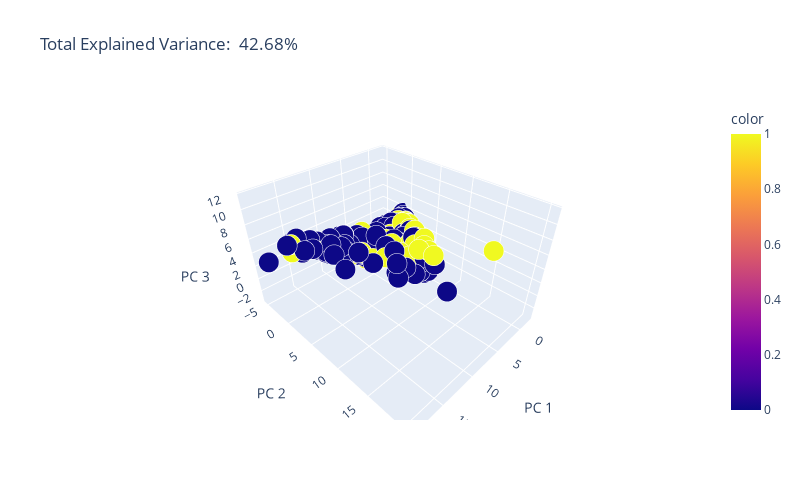

Notebook code cell kept with this figure:
### Markdown cell above
##### PCA

### Code cell
pca = PCA(n_components = 3)
components = pca.fit_transform(X_train)

total_var = pca.explained_variance_ratio_.sum() * 100

fig = px.scatter_3d(
    components, x = 0, y = 1, z = 2, color = y, size = 0.1 * np.ones(len(X_train)), opacity = 1,
    title = f'Total Explained Variance: {total_var: .2f}%',
    labels = {'0': 'PC 1', '1': 'PC 2', '2': 'PC 3'},
    width = 800, height = 500
)

fig.show()

### Figure 1 — Plotly figure (JSON) as saved in the notebook; plotly's stock layout.template omitted (floating-point values rounded to 4 significant figures; data arrays with more than 128 entries replaced by an {"elided": "..."} marker saying what was removed)
{"data": [{"hovertemplate": "PC 1=%{x}<br>PC 2=%{y}<br>PC 3=%{z}<br>size=%{marker.size}<br>color=%{marker.color}<extra></extra>", "legendgroup": "", "marker": {"color": {"elided": "8693 int values"}, "coloraxis": "coloraxis", "opacity": 1, "size": {"elided": "8693 float values"}, "sizemode": "area", "sizeref": 0.00025, "symbol": "circle"}, "mode": "markers", "name": "", "scene": "scene", "showlegend": false, "x": {"elided": "8693 float values"}, "y": {"elided": "8693 float values"}, "z": {"elided": "8693 float values"}, "type": "scatter3d"}], "layout": {"scene": {"domain": {"x": [0.0, 1.0], "y": [0.0, 1.0]}, "xaxis": {"title": {"text": "PC 1"}}, "yaxis": {"title": {"text": "PC 2"}}, "zaxis": {"title": {"text": "PC 3"}}}, "coloraxis": {"colorbar": {"title": {"text": "color"}}, "colorscale": [[0.0, "#0d0887"], [0.1111, "#46039f"], [0.2222, "#7201a8"], [0.3333, "#9c179e"], [0.4444, "#bd3786"], [0.5556, "#d8576b"], [0.6667, "#ed7953"], [0.7778, "#fb9f3a"], [0.8889, "#fdca26"], [1.0, "#f0f921"]]}, "legend": {"tracegroupgap": 0, "itemsizing": "constant"}, "title": {"text": "Total Explained Variance:  42.68%"}, "height": 500, "width": 800}}
